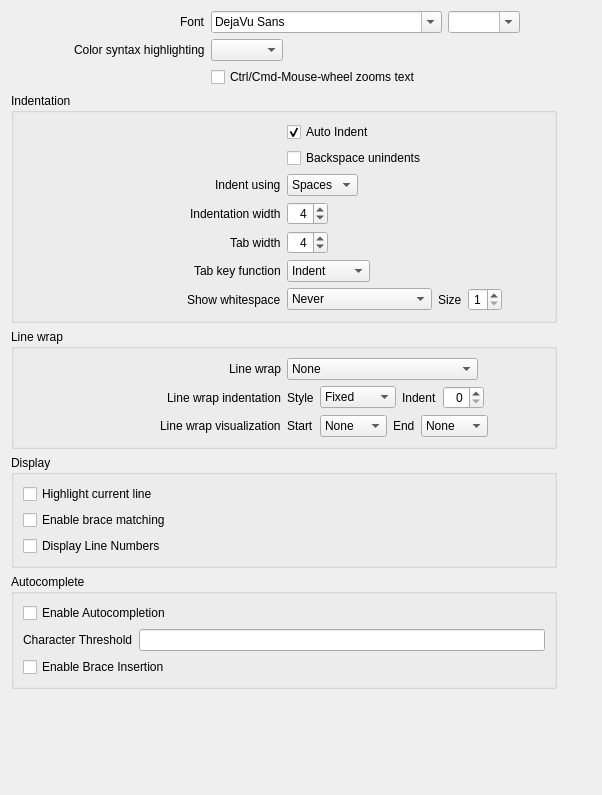
          <widget class="QWidget" name="scrollAreaWidgetContents_2">
           <property name="geometry">
            <rect>
             <x>0</x>
             <y>-377</y>
             <width>602</width>
             <height>795</height>
            </rect>
           </property>
           <layout class="QGridLayout" name="gridLayout_5">
            <item row="0" column="0">
             <layout class="QGridLayout" name="gridLayout_9">
              <item row="0" column="0">
               <layout class="QHBoxLayout" name="horizontalLayout_28">
                <item>
                 <spacer name="horizontalSpacer_29">
                  <property name="orientation">
                   <enum>Qt::Horizontal</enum>
                  </property>
                  <property name="sizeType">
                   <enum>QSizePolicy::Expanding</enum>
                  </property>
                  <property name="sizeHint" stdset="0">
                   <size>
                    <width>30</width>
                    <height>20</height>
                   </size>
                  </property>
                 </spacer>
                </item>
                <item>
                 <widget class="QLabel" name="label_3">
                  <property name="text">
                   <string>Font</string>
                  </property>
                  <property name="scaledContents">
                   <bool>false</bool>
                  </property>
                 </widget>
                </item>
               </layout>
              </item>
              <item row="0" column="1">
               <layout class="QHBoxLayout" name="horizontalLayout_5">
                <item>
                 <widget class="QFontComboBox" name="fontChooser">
                  <property name="currentFont">
                   <font>
                    <family>DejaVu Sans</family>
                    <pointsize>12</pointsize>
                   </font>
                  </property>
                 </widget>
                </item>
                <item>
                 <widget class="QComboBox" name="fontSize">
                  <property name="editable">
                   <bool>true</bool>
                  </property>
                 </widget>
                </item>
                <item>
                 <spacer name="horizontalSpacer_5">
                  <property name="orientation">
                   <enum>Qt::Horizontal</enum>
                  </property>
                  <property name="sizeHint" stdset="0">
                   <size>
                    <width>40</width>
                    <height>20</height>
                   </size>
                  </property>
                 </spacer>
                </item>
               </layout>
              </item>
              <item row="1" column="0">
               <layout class="QHBoxLayout" name="horizontalLayout_29">
                <item>
                 <spacer name="horizontalSpacer_30">
                  <property name="orientation">
                   <enum>Qt::Horizontal</enum>
                  </property>
                  <property name="sizeType">
                   <enum>QSizePolicy::Expanding</enum>
                  </property>
                  <property name="sizeHint" stdset="0">
                   <size>
                    <width>30</width>
                    <height>20</height>
                   </size>
                  </property>
                 </spacer>
                </item>
                <item>
                 <widget class="QLabel" name="labelColorSyntaxHighlighting">
                  <property name="text">
                   <string>Color syntax highlighting</string>
                  </property>
                 </widget>
                </item>
               </layout>
              </item>
              <item row="2" column="0">
               <spacer name="horizontalSpacer_6">
                <property name="orientation">
                 <enum>Qt::Horizontal</enum>
                </property>
                <property name="sizeHint" stdset="0">
                 <size>
                  <width>198</width>
                  <height>20</height>
                 </size>
                </property>
               </spacer>
              </item>
              <item row="2" column="1">
               <widget class="QCheckBox" name="mouseWheelZoomBox">
                <property name="text">
                 <string>Ctrl/Cmd-Mouse-wheel zooms text</string>
                </property>
               </widget>
              </item>
              <item row="1" column="1">
               <layout class="QHBoxLayout" name="horizontalLayout_26">
                <item>
                 <widget class="QComboBox" name="syntaxHighlight">
                  <property name="sizePolicy">
                   <sizepolicy hsizetype="Preferred" vsizetype="Fixed">
                    <horstretch>0</horstretch>
                    <verstretch>0</verstretch>
                   </sizepolicy>
                  </property>
                 </widget>
                </item>
                <item>
                 <spacer name="horizontalSpacer_3">
                  <property name="orientation">
                   <enum>Qt::Horizontal</enum>
                  </property>
                  <property name="sizeType">
                   <enum>QSizePolicy::Expanding</enum>
                  </property>
                  <property name="sizeHint" stdset="0">
                   <size>
                    <width>30</width>
                    <height>20</height>
                   </size>
                  </property>
                 </spacer>
                </item>
               </layout>
              </item>
             </layout>
            </item>
            <item row="1" column="0">
             <widget class="QGroupBox" name="groupBoxIndentation">
              <property name="title">
               <string>Indentation</string>
              </property>
              <layout class="QGridLayout" name="gridLayout_3">
               <item row="3" column="1">
                <layout class="QHBoxLayout" name="horizontalLayout_16">
                 <item>
                  <widget class="QSpinBox" name="spinBoxIndentationWidth">
                   <property name="alignment">
                    <set>Qt::AlignRight|Qt::AlignTrailing|Qt::AlignVCenter</set>
                   </property>
                   <property name="maximum">
                    <number>99</number>
                   </property>
                   <property name="value">
                    <number>4</number>
                   </property>
                  </widget>
                 </item>
                 <item>
                  <spacer name="horizontalSpacer_11">
                   <property name="orientation">
                    <enum>Qt::Horizontal</enum>
                   </property>
                   <property name="sizeHint" stdset="0">
                    <size>
                     <width>40</width>
                     <height>20</height>
                    </size>
                   </property>
                  </spacer>
                 </item>
                </layout>
               </item>
               <item row="0" column="0">
                <spacer name="horizontalSpacer_13">
                 <property name="orientation">
                  <enum>Qt::Horizontal</enum>
                 </property>
                 <property name="sizeHint" stdset="0">
                  <size>
                   <width>223</width>
                   <height>20</height>
                  </size>
                 </property>
                </spacer>
               </item>
               <item row="0" column="1">
                <widget class="QCheckBox" name="checkBoxAutoIndent">
                 <property name="text">
                  <string>Auto Indent</string>
                 </property>
                 <property name="checked">
                  <bool>true</bool>
                 </property>
                </widget>
               </item>
               <item row="1" column="0">
                <spacer name="horizontalSpacer_32">
                 <property name="orientation">
                  <enum>Qt::Horizontal</enum>
                 </property>
                 <property name="sizeHint" stdset="0">
                  <size>
                   <width>223</width>
                   <height>20</height>
                  </size>
                 </property>
                </spacer>
               </item>
               <item row="1" column="1">
                <widget class="QCheckBox" name="checkBoxBackspaceUnindents">
                 <property name="text">
                  <string>Backspace unindents</string>
                 </property>
                 <property name="checked">
                  <bool>false</bool>
                 </property>
                </widget>
               </item>
               <item row="2" column="0">
                <layout class="QHBoxLayout" name="horizontalLayout_7">
                 <item>
                  <spacer name="horizontalSpacer_8">
                   <property name="orientation">
                    <enum>Qt::Horizontal</enum>
                   </property>
                   <property name="sizeHint" stdset="0">
                    <size>
                     <width>40</width>
                     <height>20</height>
                    </size>
                   </property>
                  </spacer>
                 </item>
                 <item>
                  <widget class="QLabel" name="label_10">
                   <property name="text">
                    <string>Indent using</string>
                   </property>
                  </widget>
                 </item>
                </layout>
               </item>
               <item row="2" column="1">
                <layout class="QHBoxLayout" name="horizontalLayout_15">
                 <item>
                  <widget class="QComboBox" name="comboBoxIndentUsing">
                   <item>
                    <property name="text">
                     <string>Spaces</string>
                    </property>
                   </item>
                   <item>
                    <property name="text">
                     <string>Tabs</string>
                    </property>
                   </item>
                  </widget>
                 </item>
                 <item>
                  <spacer name="horizontalSpacer_14">
                   <property name="orientation">
                    <enum>Qt::Horizontal</enum>
                   </property>
                   <property name="sizeHint" stdset="0">
                    <size>
                     <width>40</width>
                     <height>20</height>
                    </size>
                   </property>
                  </spacer>
                 </item>
                </layout>
               </item>
               <item row="3" column="0">
                <layout class="QHBoxLayout" name="horizontalLayout_8">
                 <item>
                  <spacer name="horizontalSpacer_15">
                   <property name="orientation">
                    <enum>Qt::Horizontal</enum>
                   </property>
                   <property name="sizeHint" stdset="0">
                    <size>
                     <width>40</width>
                     <height>20</height>
                    </size>
                   </property>
                  </spacer>
                 </item>
                 <item>
                  <widget class="QLabel" name="labelIndentationWidth">
                   <property name="text">
                    <string>Indentation width</string>
                   </property>
                  </widget>
                 </item>
                </layout>
               </item>
               <item row="4" column="0">
                <layout class="QHBoxLayout" name="horizontalLayout_12">
                 <item>
                  <spacer name="horizontalSpacer_16">
                   <property name="orientation">
                    <enum>Qt::Horizontal</enum>
                   </property>
                   <property name="sizeHint" stdset="0">
                    <size>
                     <width>40</width>
                     <height>20</height>
                    </size>
                   </property>
                  </spacer>
                 </item>
                 <item>
                  <widget class="QLabel" name="labelTabWidth">
                   <property name="text">
                    <string>Tab width</string>
                   </property>
                  </widget>
                 </item>
                </layout>
               </item>
               <item row="4" column="1">
                <layout class="QHBoxLayout" name="horizontalLayout_17">
                 <item>
                  <widget class="QSpinBox" name="spinBoxTabWidth">
                   <property name="alignment">
                    <set>Qt::AlignRight|Qt::AlignTrailing|Qt::AlignVCenter</set>
                   </property>
                   <property name="value">
                    <number>4</number>
                   </property>
                  </widget>
                 </item>
                 <item>
                  <spacer name="horizontalSpacer_17">
                   <property name="orientation">
                    <enum>Qt::Horizontal</enum>
                   </property>
                   <property name="sizeHint" stdset="0">
                    <size>
                     <width>40</width>
                     <height>20</height>
                    </size>
                   </property>
                  </spacer>
                 </item>
                </layout>
               </item>
               <item row="5" column="0">
                <layout class="QHBoxLayout" name="horizontalLayout_13">
                 <item>
                  <spacer name="horizontalSpacer_19">
                   <property name="orientation">
                    <enum>Qt::Horizontal</enum>
                   </property>
                   <property name="sizeHint" stdset="0">
                    <size>
                     <width>40</width>
                     <height>20</height>
                    </size>
                   </property>
                  </spacer>
                 </item>
                 <item>
                  <widget class="QLabel" name="label_9">
                   <property name="text">
                    <string>Tab key function</string>
                   </property>
                  </widget>
                 </item>
                </layout>
               </item>
               <item row="5" column="1">
                <layout class="QHBoxLayout" name="horizontalLayout_18">
                 <item>
                  <widget class="QComboBox" name="comboBoxTabKeyFunction">
                   <item>
                    <property name="text">
                     <string>Indent</string>
                    </property>
                   </item>
                   <item>
                    <property name="text">
                     <string>Insert Tab</string>
                    </property>
                   </item>
                  </widget>
                 </item>
                 <item>
                  <spacer name="horizontalSpacer_18">
                   <property name="orientation">
                    <enum>Qt::Horizontal</enum>
                   </property>
                   <property name="sizeHint" stdset="0">
                    <size>
                     <width>40</width>
                     <height>20</height>
                    </size>
                   </property>
                  </spacer>
                 </item>
                </layout>
               </item>
               <item row="6" column="0">
                <layout class="QHBoxLayout" name="horizontalLayout_14">
                 <item>
                  <spacer name="horizontalSpacer_20">
                   <property name="orientation">
                    <enum>Qt::Horizontal</enum>
                   </property>
                   <property name="sizeHint" stdset="0">
                    <size>
                     <width>40</width>
                     <height>20</height>
                    </size>
                   </property>
                  </spacer>
                 </item>
                 <item>
                  <widget class="QLabel" name="labelWhitespaces">
                   <property name="text">
                    <string>Show whitespace</string>
                   </property>
                  </widget>
                 </item>
                </layout>
               </item>
               <item row="6" column="1">
                <layout class="QHBoxLayout" name="horizontalLayout_19">
                 <item>
                  <widget class="QComboBox" name="comboBoxShowWhitespace">
                   <item>
                    <property name="text">
                     <string>Never</string>
                    </property>
                   </item>
                   <item>
                    <property name="text">
                     <string>Always</string>
                    </property>
                   </item>
                   <item>
                    <property name="text">
                     <string>Only after indentation</string>
                    </property>
                   </item>
                  </widget>
                 </item>
                 <item>
                  <widget class="QLabel" name="labelShowWhitespacesSize">
                   <property name="text">
                    <string>Size</string>
                   </property>
                  </widget>
                 </item>
                 <item>
                  <widget class="QSpinBox" name="spinBoxShowWhitespaceSize">
                   <property name="alignment">
                    <set>Qt::AlignRight|Qt::AlignTrailing|Qt::AlignVCenter</set>
                   </property>
                   <property name="minimum">
                    <number>1</number>
                   </property>
                   <property name="maximum">
                    <number>9</number>
                   </property>
                  </widget>
                 </item>
                 <item>
                  <spacer name="horizontalSpacer_21">
                   <property name="orientation">
                    <enum>Qt::Horizontal</enum>
                   </property>
                   <property name="sizeHint" stdset="0">
                    <size>
                     <width>40</width>
                     <height>20</height>
                    </size>
                   </property>
                  </spacer>
                 </item>
                </layout>
               </item>
              </layout>
             </widget>
            </item>
            <item row="3" column="0">
             <widget class="QGroupBox" name="groupBoxDisplay">
              <property name="title">
               <string>Display</string>
              </property>
              <layout class="QGridLayout" name="gridLayout">
               <item row="2" column="0">
                <widget class="QCheckBox" name="checkBoxEnableBraceMatching">
                 <property name="text">
                  <string>Enable brace matching</string>
                 </property>
                </widget>
               </item>
               <item row="1" column="0">
                <widget class="QCheckBox" name="checkBoxHighlightCurrentLine">
                 <property name="text">
                  <string>Highlight current line</string>
                 </property>
                </widget>
               </item>
               <item row="3" column="0">
                <widget class="QCheckBox" name="checkBoxEnableLineNumbers">
                 <property name="text">
                  <string>Display Line Numbers</string>
                 </property>
                </widget>
               </item>
              </layout>
             </widget>
            </item>
            <item row="4" column="0">
             <widget class="QGroupBox" name="groupBoxAutocomplete">
              <property name="title">
               <string>Autocomplete</string>
              </property>
              <layout class="QGridLayout" name="gridLayout1">
               <item row="1" column="0">
                <layout class="QHBoxLayout" name="horizontalLayout_30">
                 <item>
                  <widget class="QLabel" name="labelCharacterThreshold">
                   <property name="text">
                    <string>Character Threshold</string>
                   </property>
                  </widget>
                 </item>
                 <item>
                  <widget class="QLineEdit" name="lineEditCharacterThreshold"/>
                 </item>
                </layout>
               </item>
               <item row="0" column="0">
                <widget class="QCheckBox" name="checkBoxEnableAutocomplete">
                 <property name="text">
                  <string>Enable Autocompletion</string>
                 </property>
                </widget>
               </item>
               <item row="2" column="0">
                <widget class="QCheckBox" name="checkBoxEnableAutoBraceInsertion">
                 <property name="text">
                  <string>Enable Brace Insertion</string>
                 </property>
                </widget>
               </item>
              </layout>
             </widget>
            </item>
            <item row="5" column="0">
             <spacer name="verticalSpacer_2">
              <property name="orientation">
               <enum>Qt::Vertical</enum>
              </property>
              <property name="sizeHint" stdset="0">
               <size>
                <width>20</width>
                <height>40</height>
               </size>
              </property>
             </spacer>
            </item>
            <item row="2" column="0">
             <widget class="QGroupBox" name="groupBoxLineWrap">
              <property name="title">
               <string>Line wrap</string>
              </property>
              <layout class="QGridLayout" name="gridLayout_4">
               <item row="0" column="1">
                <layout class="QHBoxLayout" name="horizontalLayout_25">
                 <item>
                  <widget class="QComboBox" name="comboBoxLineWrap">
                   <item>
                    <property name="text">
                     <string>None</string>
                    </property>
                   </item>
                   <item>
                    <property name="text">
                     <string>Wrap at character boundaries</string>
                    </property>
                   </item>
                   <item>
                    <property name="text">
                     <string>Wrap at word boundaries</string>
                    </property>
                   </item>
                  </widget>
                 </item>
                 <item>
                  <spacer name="horizontalSpacer_25">
                   <property name="orientation">
                    <enum>Qt::Horizontal</enum>
                   </property>
                   <property name="sizeHint" stdset="0">
                    <size>
                     <width>40</width>
                     <height>20</height>
                    </size>
                   </property>
                  </spacer>
                 </item>
                </layout>
               </item>
               <item row="1" column="0">
                <layout class="QHBoxLayout" name="horizontalLayout_21">
                 <item>
                  <spacer name="horizontalSpacer_23">
                   <property name="orientation">
                    <enum>Qt::Horizontal</enum>
                   </property>
                   <property name="sizeHint" stdset="0">
                    <size>
                     <width>40</width>
                     <height>20</height>
                    </size>
                   </property>
                  </spacer>
                 </item>
                 <item>
                  <widget class="QLabel" name="labelLineWrapIndentation">
                   <property name="text">
                    <string>Line wrap indentation</string>
                   </property>
                  </widget>
                 </item>
                </layout>
               </item>
               <item row="2" column="0">
                <layout class="QHBoxLayout" name="horizontalLayout_22">
                 <item>
                  <spacer name="horizontalSpacer_24">
                   <property name="orientation">
                    <enum>Qt::Horizontal</enum>
                   </property>
                   <property name="sizeHint" stdset="0">
                    <size>
                     <width>40</width>
                     <height>20</height>
                    </size>
                   </property>
                  </spacer>
                 </item>
                 <item>
                  <widget class="QLabel" name="labelLineWrapVisualization">
                   <property name="text">
                    <string>Line wrap visualization</string>
                   </property>
                  </widget>
                 </item>
                </layout>
               </item>
               <item row="1" column="1">
                <layout class="QHBoxLayout" name="horizontalLayout_24">
                 <item>
                  <widget class="QLabel" name="labelLineWrapIndentationStyle">
                   <property name="text">
                    <string>Style</string>
                   </property>
                  </widget>
                 </item>
                 <item>
                  <widget class="QComboBox" name="comboBoxLineWrapIndentationStyle">
                   <item>
                    <property name="text">
                     <string>Fixed</string>
                    </property>
                   </item>
                   <item>
                    <property name="text">
                     <string>Same</string>
                    </property>
                   </item>
                   <item>
                    <property name="text">
                     <string>Indented</string>
                    </property>
                   </item>
                  </widget>
                 </item>
                 <item>
                  <widget class="QLabel" name="labelLineWrapIndentationIndent">
                   <property name="text">
                    <string>Indent</string>
                   </property>
                  </widget>
                 </item>
                 <item>
                  <widget class="QSpinBox" name="spinBoxLineWrapIndentationIndent">
                   <property name="alignment">
                    <set>Qt::AlignRight|Qt::AlignTrailing|Qt::AlignVCenter</set>
                   </property>
                  </widget>
                 </item>
                 <item>
                  <spacer name="horizontalSpacer_26">
                   <property name="orientation">
                    <enum>Qt::Horizontal</enum>
                   </property>
                   <property name="sizeHint" stdset="0">
                    <size>
                     <width>40</width>
                     <height>20</height>
                    </size>
                   </property>
                  </spacer>
                 </item>
                </layout>
               </item>
               <item row="2" column="1">
                <layout class="QHBoxLayout" name="horizontalLayout_23">
                 <item>
                  <widget class="QLabel" name="labelLineWrapVisualizationStart">
                   <property name="text">
                    <string>Start</string>
                   </property>
                  </widget>
                 </item>
                 <item>
                  <widget class="QComboBox" name="comboBoxLineWrapVisualizationStart">
                   <property name="sizePolicy">
                    <sizepolicy hsizetype="Expanding" vsizetype="Fixed">
                     <horstretch>0</horstretch>
                     <verstretch>0</verstretch>
                    </sizepolicy>
                   </property>
                   <item>
                    <property name="text">
                     <string>None</string>
                    </property>
                   </item>
                   <item>
                    <property name="text">
                     <string>Text</string>
                    </property>
                   </item>
                   <item>
                    <property name="text">
                     <string>Border</string>
                    </property>
                   </item>
                   <item>
                    <property name="text">
                     <string>Margin</string>
                    </property>
                   </item>
                  </widget>
                 </item>
                 <item>
                  <widget class="QLabel" name="labelLineWrapVisualizationEnd">
                   <property name="text">
                    <string>End</string>
                   </property>
                  </widget>
                 </item>
                 <item>
                  <widget class="QComboBox" name="comboBoxLineWrapVisualizationEnd">
                   <property name="sizePolicy">
                    <sizepolicy hsizetype="Expanding" vsizetype="Fixed">
                     <horstretch>0</horstretch>
                     <verstretch>0</verstretch>
                    </sizepolicy>
                   </property>
                   <item>
                    <property name="text">
                     <string>None</string>
                    </property>
                   </item>
                   <item>
                    <property name="text">
                     <string>Text</string>
                    </property>
                   </item>
                   <item>
                    <property name="text">
                     <string>Border</string>
                    </property>
                   </item>
                   <item>
                    <property name="text">
                     <string>Margin</string>
                    </property>
                   </item>
                  </widget>
                 </item>
                 <item>
                  <spacer name="horizontalSpacer_27">
                   <property name="orientation">
                    <enum>Qt::Horizontal</enum>
                   </property>
                   <property name="sizeHint" stdset="0">
                    <size>
                     <width>40</width>
                     <height>20</height>
                    </size>
                   </property>
                  </spacer>
                 </item>
                </layout>
               </item>
               <item row="0" column="0">
                <layout class="QHBoxLayout" name="horizontalLayout_20">
                 <item>
                  <spacer name="horizontalSpacer_22">
                   <property name="orientation">
                    <enum>Qt::Horizontal</enum>
                   </property>
                   <property name="sizeHint" stdset="0">
                    <size>
                     <width>40</width>
                     <height>20</height>
                    </size>
                   </property>
                  </spacer>
                 </item>
                 <item>
                  <widget class="QLabel" name="labelLineWrap">
                   <property name="text">
                    <string>Line wrap</string>
                   </property>
                  </widget>
                 </item>
                </layout>
               </item>
              </layout>
             </widget>
            </item>
            <item row="0" column="1">
             <spacer name="horizontalSpacer_4">
              <property name="orientation">
               <enum>Qt::Horizontal</enum>
              </property>
              <property name="sizeHint" stdset="0">
               <size>
                <width>40</width>
                <height>20</height>
               </size>
              </property>
             </spacer>
            </item>
           </layout>
          </widget>
